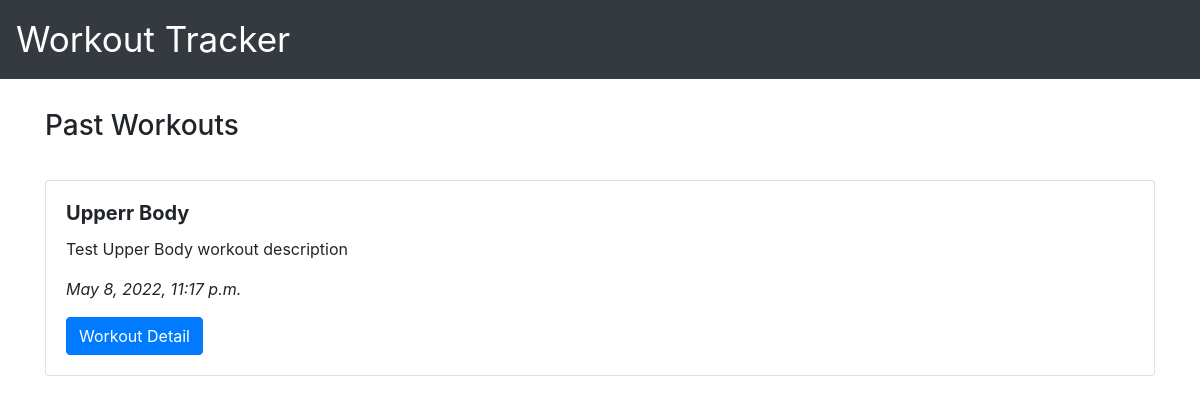
/, run on an earlier commit of the app's database.
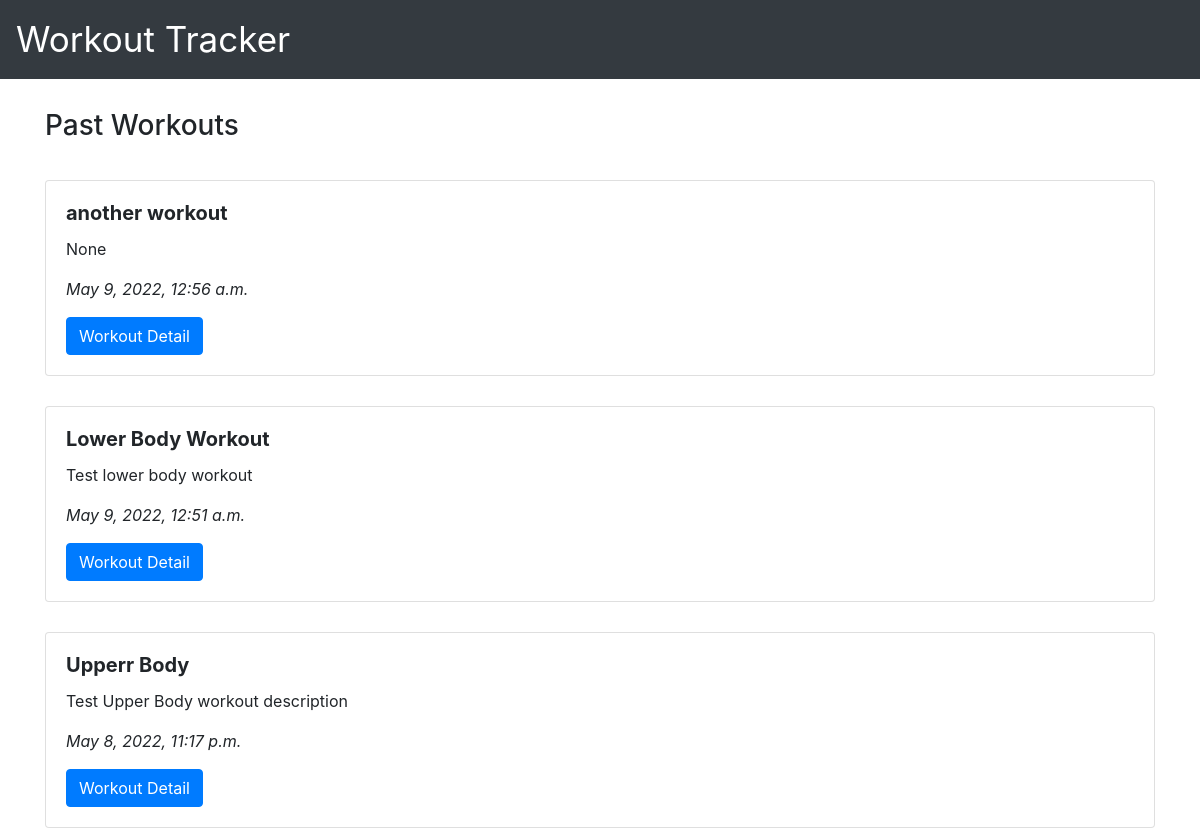
And on a later commit of the database.
### workout/models.py (models this page shows, shortened)
class Workout(models.Model):
  name        = models.CharField(max_length=70, verbose_name=('Name'))
  description = models.CharField(max_length=256, blank=True, null=True, verbose_name=('Description'))
  dateTime    = models.DateTimeField()
  exercises   = models.ManyToManyField('Exercise', related_name=('exercises'))
  class Meta:
    ordering = ['-dateTime']

### workout/views.py (the view)
# urls.py: path('', WorkoutsOverView.as_view(), name="workout_overview"),
class WorkoutsOverView(TemplateView):
    template_name = 'workout/overview.html'
    def get_context_data(self, **kwargs):
        context = super().get_context_data(**kwargs)
        context['workouts'] = Workout.objects.all()
        return context

### workout/templates/workout/overview.html
{% extends "workout/base.html" %}
{% block content %}
  <div class="container" style="padding-top: 30px">
    <h3>Past Workouts</h3>
  </div>
  {% for workout in workouts %}
  <div class="container" style="padding-top: 30px">
    <div class="card" style="">
      <div class="card-body">
        <h5 class="card-title font-weight-bold">{{ workout.name}}</h5>
        <p class="card-text">{{ workout.description }}</p>
        <p class="card-text font-italic">{{ workout.dateTime }}</p>
        <a href="{% url 'workout_detail' workout.pk %}" class="btn btn-primary">Workout Detail</a>
      </div>
    </div>
  </div>
  {% endfor %}
{% endblock %}

What changed in the data, as far as the page shows it:
added Workout: name "another workout", description "None", dateTime "May 9, 2022, 12:56 a.m."
added Workout: name "Lower Body Workout", description "Test lower body workout", dateTime "May 9, 2022, 12:51 a.m."
